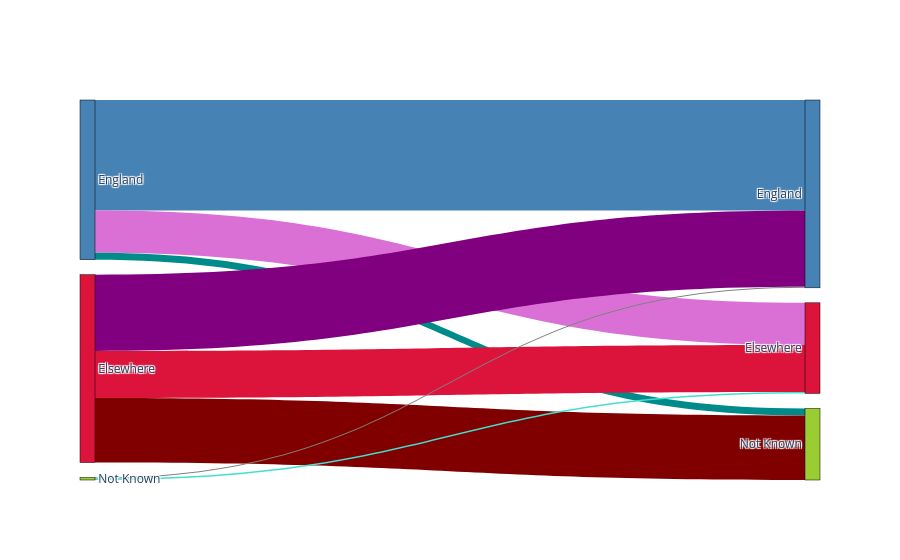

The cell this chart's notebook holds for it:
### Code cell
# plotly sankey diagram for where students were before and after the course
counts = students.loc[:, ["PGCountry", "Country"]]
counts["last_known"] = counts["PGCountry"].copy()
counts.loc[counts["last_known"].isna(), "last_known"] = students["UGCountry"]
counts["place"] = None
counts.loc[counts["last_known"] == counts["Country"], "place"] = "Stayed (Other)"
counts.loc[counts["last_known"] != counts["Country"], "place"] = "Moved (Other)"
counts.loc[(counts["last_known"].isna()) & (counts["Country"].isna()), "place"] = (
    "Not Known"
)
counts.loc[(counts["last_known"] == 0) & (counts["Country"] == 0), "place"] = (
    "Not Known"
)
counts.loc[
    (counts["last_known"] == "England") & (counts["Country"] == "England"), "place"
] = "Stayed in England"

print(counts[counts["last_known"] == "England"].shape)
print(counts[counts["Country"] == "England"].shape)

counts.loc[
    (counts["last_known"] != "England") & (counts["Country"] == "England"), "place"
] = "Moved to England"
counts.loc[
    (counts["last_known"] == "England") & (counts["Country"] != "England"), "place"
] = "Moved from England"
counts.loc[
    (counts["last_known"].isna()) & (counts["Country"] != "England"), "place"
] = "Unknown to Elsewhere"
counts.loc[
    (counts["last_known"].isna()) & (counts["Country"] == "England"), "place"
] = "Unknown to England"
counts.loc[
    (counts["last_known"] == "England") & (counts["Country"].isna()), "place"
] = "England to Unknown"
counts.loc[
    (counts["last_known"] != "England") & (counts["Country"].isna()), "place"
] = "Elsewhere to Unknown"

counts = counts["place"].value_counts().reset_index()
counts.columns = ["index", "place"]
# set index to 'index' column
counts = counts.set_index("index")
counts = counts.T

not_known_at_all = counts["Not Known"] if "Not Known" in counts else 0

labels = ["England", "Elsewhere", "Not Known", "England", "Elsewhere", "Not Known"]
sources = [0, 0, 0, 1, 1, 1, 2, 2, 2]
target = [3, 4, 5, 3, 4, 5, 3, 4, 5]
value = [
    counts["Stayed in England"],
    counts["Moved from England"],
    counts["England to Unknown"],
    counts["Moved to England"],
    counts["Moved (Other)"],
    counts["Elsewhere to Unknown"],
    counts["Unknown to England"],
    counts["Unknown to Elsewhere"],
    not_known_at_all,
]

label_color = [
    "steelblue",
    "crimson",
    "yellowgreen",
    "steelblue",
    "crimson",
    "yellowgreen",
]
link_color = [
    "steelblue",
    "orchid",
    "darkcyan",
    "purple",
    "crimson",
    "maroon",
    "grey",
    "turquoise",
    "yellowgreen",
]

node = dict(
    label=labels,
    color=label_color,
    pad=15,
    thickness=15,
    line=dict(color="black", width=0.5),
)
link = dict(source=sources, target=target, value=value, color=link_color)
figure = go.Figure(go.Sankey(link=link, node=node))
figure.show()

### Figure 1 — Plotly figure (JSON) as saved in the notebook; plotly's stock layout.template omitted (floating-point values rounded to 4 significant figures)
{"data": [{"link": {"color": ["steelblue", "orchid", "darkcyan", "purple", "crimson", "maroon", "grey", "turquoise", "yellowgreen"], "source": [0, 0, 0, 1, 1, 1, 2, 2, 2], "target": [3, 4, 5, 3, 4, 5, 3, 4, 5], "value": [[315], [120], [20], [217], [134], [184], [3], [4], 0]}, "node": {"color": ["steelblue", "crimson", "yellowgreen", "steelblue", "crimson", "yellowgreen"], "label": ["England", "Elsewhere", "Not Known", "England", "Elsewhere", "Not Known"], "line": {"color": "black", "width": 0.5}, "pad": 15, "thickness": 15}, "type": "sankey"}], "layout": {}}
